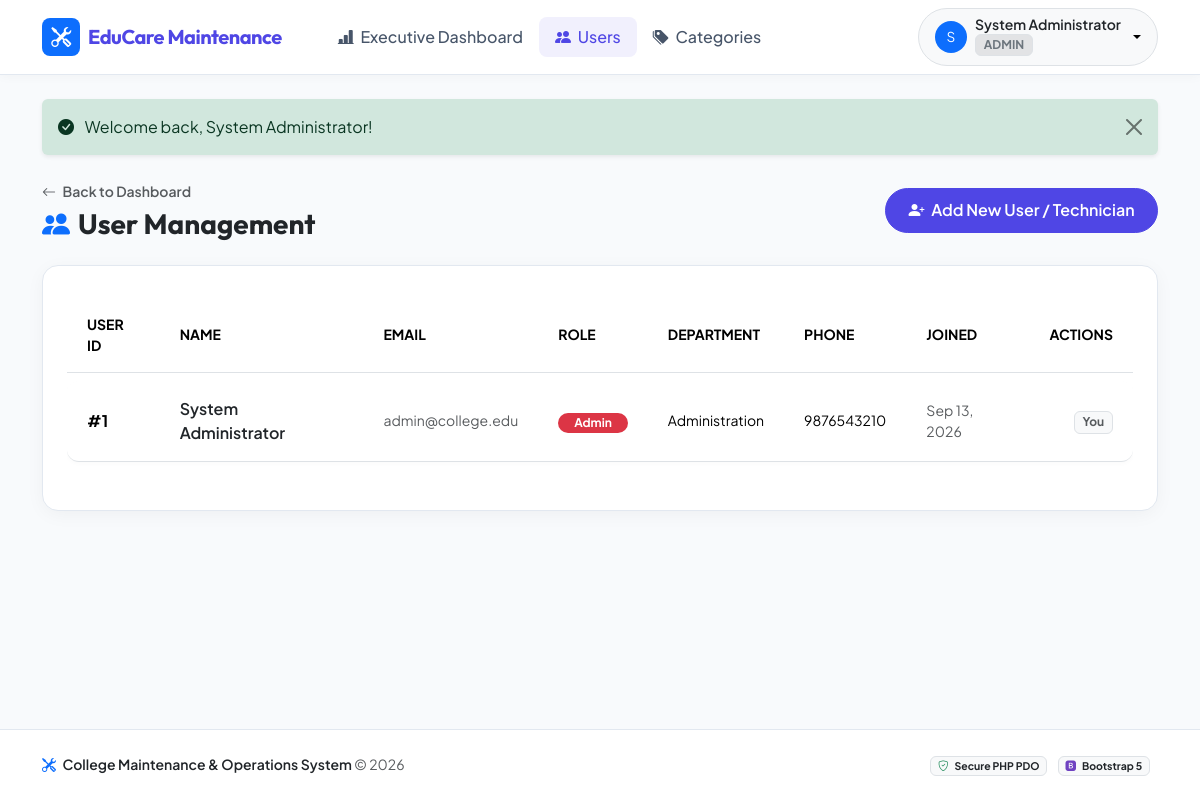
The page /manage_users.php (signed in) on the database its author committed.
### tables this page shows
CREATE TABLE `users` (
  `id` INT AUTO_INCREMENT PRIMARY KEY,
  `name` VARCHAR(100) NOT NULL,
  `email` VARCHAR(100) NOT NULL UNIQUE,
  `password` VARCHAR(255) NOT NULL,
  `role` ENUM('student', 'staff', 'admin') NOT NULL DEFAULT 'student',
  `department` VARCHAR(100) NULL,
  `phone` VARCHAR(20) NULL,
  `created_at` DATETIME DEFAULT CURRENT_TIMESTAMP
);

### manage_users.php (the view, shortened to what this page needs)
<?php
require_once __DIR__ . '/config/db.php';
$pdo = getDBConnection();
$users = $pdo->query("SELECT * FROM users ORDER BY role ASC, name ASC")->fetchAll();
require_once __DIR__ . '/includes/header.php';
?>
<div class="d-flex justify-content-between align-items-center mb-4">
    <div>
        <a href="admin_dashboard.php" class="text-decoration-none text-muted small fw-semibold">
            <i class="bi bi-arrow-left me-1"></i> Back to Dashboard
        </a>
        <h3 class="fw-bold text-dark mb-0 mt-1"><i class="bi bi-people-fill text-primary me-2"></i>User Management</h3>
    </div>
    <button type="button" class="btn btn-primary rounded-pill" data-bs-toggle="modal" data-bs-target="#addUserModal">
        <i class="bi bi-person-plus-fill me-1"></i> Add New User / Technician
    </button>
</div>
<div class="card card-custom p-4 mb-4">
    <div class="table-responsive">
        <table class="table table-custom align-middle">
            <thead class="text-muted small text-uppercase">
                <tr>
                    <th>User ID</th>
                    <th>Name</th>
                    <th>Email</th>
                    <th>Role</th>
                    <th>Department</th>
                    <th>Phone</th>
                    <th>Joined</th>
                    <th class="text-end">Actions</th>
                </tr>
            </thead>
            <tbody>
                <?php foreach ($users as $u): ?>
                    <tr>
                        <td class="fw-bold">#<?= $u['id'] ?></td>
                        <td>
                            <div class="fw-semibold text-dark"><?= htmlspecialchars($u['name']) ?></div>
                        </td>
                        <td class="small text-muted"><?= htmlspecialchars($u['email']) ?></td>
                        <td>
                            <?php if ($u['role'] === 'admin'): ?>
                                <span class="badge bg-danger px-3 py-1 rounded-pill">Admin</span>
                            <?php elseif ($u['role'] === 'staff'): ?>
                                <span class="badge bg-info text-dark px-3 py-1 rounded-pill">Technician/Staff</span>
                            <?php else: ?>
                                <span class="badge bg-success px-3 py-1 rounded-pill">Student</span>
                            <?php endif; ?>
                        </td>
                        <td class="small"><?= htmlspecialchars($u['department'] ?: 'N/A') ?></td>
                        <td class="small"><?= htmlspecialchars($u['phone'] ?: 'N/A') ?></td>
                        <td class="small text-muted"><?= date('M j, Y', strtotime($u['created_at'])) ?></td>
                        <td class="text-end">
                            <?php if ($u['id'] !== $currentUser['id']): ?>
                                <a href="manage_users.php?action=delete&id=<?= $u['id'] ?>" class="btn btn-sm btn-outline-danger rounded-circle" onclick="return confirm('Are you sure you want to delete this user?');" data-bs-toggle="tooltip" title="Delete User">
                                    <i class="bi bi-trash-fill"></i>
                                </a>
                            <?php else: ?>
                                <span class="badge bg-light text-muted border">You</span>
                            <?php endif; ?>
                        </td>
                    </tr>
                <?php endforeach; ?>
            </tbody>
        </table>
    </div>
</div>
<?php require_once __DIR__ . '/includes/footer.php'; ?>

### includes/header.php (shortened to what this page needs)
<?php
require_once __DIR__ . '/../config/db.php';
$currentUser = getCurrentUser();
?>
<!DOCTYPE html>
<html lang="en">
<head>
    <link href="https://cdn.jsdelivr.net/npm/bootstrap@5.3.2/dist/css/bootstrap.min.css" rel="stylesheet">
    <link href="https://cdn.jsdelivr.net/npm/bootstrap-icons@1.11.1/font/bootstrap-icons.css" rel="stylesheet">
    <link href="assets/css/custom.css" rel="stylesheet">
</head>
<body>
<nav class="navbar navbar-expand-lg navbar-custom sticky-top">
    <div class="container">
        <a class="navbar-brand d-flex align-items-center" href="index.php">
            <span class="bg-primary text-white rounded-3 p-2 me-2 d-inline-flex align-items-center justify-content-center" style="width: 38px; height: 38px;">
                <i class="bi bi-tools fs-5"></i>
            </span>
            <span>EduCare Maintenance</span>
        </a>
        <div class="collapse navbar-collapse" id="navbarContent">
            <ul class="navbar-nav me-auto mb-2 mb-lg-0 ms-lg-4">
                <?php if ($currentUser): ?>
                    <?php if ($currentUser['role'] === 'student'): ?>
                        <li class="nav-item">
                            <a class="nav-link <?= (basename($_SERVER['PHP_SELF']) == 'student_dashboard.php') ? 'active' : '' ?>" href="student_dashboard.php">
                                <i class="bi bi-speedometer2 me-1"></i> Dashboard
                            </a>
                        </li>
                    <?php elseif ($currentUser['role'] === 'admin'): ?>
                        <li class="nav-item">
                            <a class="nav-link <?= (basename($_SERVER['PHP_SELF']) == 'admin_dashboard.php') ? 'active' : '' ?>" href="admin_dashboard.php">
                                <i class="bi bi-bar-chart-line-fill me-1"></i> Executive Dashboard
                            </a>
                        </li>
                        <li class="nav-item">
                            <a class="nav-link <?= (basename($_SERVER['PHP_SELF']) == 'manage_users.php') ? 'active' : '' ?>" href="manage_users.php">
                                <i class="bi bi-people-fill me-1"></i> Users
                            </a>
                        </li>
                        <li class="nav-item">
                            <a class="nav-link <?= (basename($_SERVER['PHP_SELF']) == 'manage_categories.php') ? 'active' : '' ?>" href="manage_categories.php">
                                <i class="bi bi-tags-fill me-1"></i> Categories
                            </a>
                        </li>
                    <?php endif; ?>
                <?php endif; ?>
            </ul>
            <div class="d-flex align-items-center">
                <?php if ($currentUser): ?>
                    <div class="dropdown">
                        <button class="btn btn-light border dropdown-toggle d-flex align-items-center px-3 py-2 rounded-pill" type="button" id="userMenu" data-bs-toggle="dropdown" aria-expanded="false">
                            <div class="bg-primary text-white rounded-circle me-2 d-flex align-items-center justify-content-center" style="width: 32px; height: 32px; font-size: 0.85rem;">
                                <?= strtoupper(substr($currentUser['name'], 0, 1)) ?>
                            </div>
                            <div class="text-start me-2">
                                <div class="fw-semibold small text-dark lh-1"><?= htmlspecialchars($currentUser['name']) ?></div>
                                <span class="badge bg-secondary-subtle text-secondary border fs-8 mt-1 text-uppercase"><?= htmlspecialchars($currentUser['role']) ?></span>
                            </div>
                        </button>
                    </div>
                <?php else: ?>
                    <a href="index.php" class="btn btn-outline-primary me-2 rounded-pill"><i class="bi bi-box-arrow-in-right me-1"></i> Log In</a>
                    <a href="register.php" class="btn btn-primary rounded-pill"><i class="bi bi-person-plus me-1"></i> Student Register</a>
                <?php endif; ?>
            </div>
        </div>
    </div>
</nav>
<main class="py-4">
    <div class="container">

### assets/css/custom.css (style rules this page uses)
:root { --bs-font-sans-serif: 'Plus Jakarta Sans', -apple-system, BlinkMacSystemFont, 'Segoe UI', Roboto, sans-serif; --heading-font: 'Outfit', sans-serif; --primary-color: #4f46e5; --primary-hover: #4338ca; --secondary-color: #06b6d4; --dark-bg: #0f172a; --dark-card: #1e293b; --glass-bg: rgba(30, 41, 59, 0.75); --glass-border: rgba(255, 255, 255, 0.1); }
body { font-family: var(--bs-font-sans-serif); background-color: #f8fafc; color: #1e293b; min-height: 100vh; display: flex; flex-direction: column; }
h1, h2, h3, h4, h5, h6, .font-heading { font-family: var(--heading-font); }
.card-custom { background: #ffffff; border: 1px solid #e2e8f0; border-radius: 16px; box-shadow: 0 4px 20px -2px rgba(0, 0, 0, 0.05); transition: transform 0.2s ease, box-shadow 0.2s ease; }
.navbar-custom { background: #ffffff; border-bottom: 1px solid #e2e8f0; box-shadow: 0 2px 10px rgba(0,0,0,0.03); }
.navbar-brand { font-family: var(--heading-font); font-weight: 700; letter-spacing: -0.5px; color: var(--primary-color) !important; }
.nav-link { font-weight: 500; color: #475569; border-radius: 8px; padding: 0.5rem 1rem !important; transition: all 0.2s ease; }
.nav-link:hover, .nav-link.active { color: var(--primary-color) !important; background-color: rgba(79, 70, 229, 0.08); }
.table-custom { border-collapse: separate; border-spacing: 0 8px; }
.table-custom tbody tr { background: #ffffff; box-shadow: 0 2px 5px rgba(0,0,0,0.02); border-radius: 12px; transition: transform 0.15s ease; }
.table-custom td, .table-custom th { padding: 1rem 1.25rem; vertical-align: middle; }
.table-custom td:first-child { border-top-left-radius: 12px; border-bottom-left-radius: 12px; }
.table-custom td:last-child { border-top-right-radius: 12px; border-bottom-right-radius: 12px; }
.btn-primary { background-color: var(--primary-color); border-color: var(--primary-color); border-radius: 10px; padding: 0.6rem 1.4rem; font-weight: 600; }

### rows shown on the page
users: name "S", name "System Administrator", role "ADMIN", id "1", email "admin@college.edu", department "Administration", phone "9876543210", created_at "Sep 13, 2026", shows "You"

### other values the page prints
$msg "Welcome back, System Administrator!"
